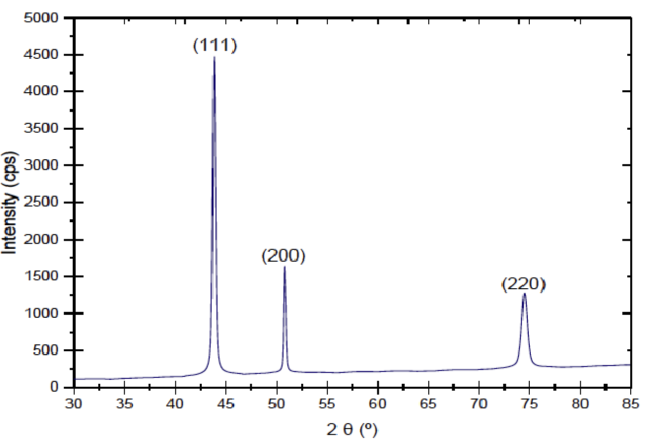
#> input picture scripts/output/figure_3/figure_3.png, 1298 x 892 px (shown at 1/2 size)
$ python digitize_figure.py examples/figure_3.png output/
#> lines starting #> are read from the running program, lines starting #| are printed output that depends on the picture; after the words box and inside, x2 and y2 are one past the last pixel; in counts of white or black regions, pixels touching at a corner belong together
### xrd_digitization/axis_sidecar.py
"""Persist and reload axis calibration for text-stripped (e.g. ClipDrop) figures.

Calibrate on the original image, save a sidecar, then digitize the cleaned PNG
by reusing the saved crop bbox and AxisCalibrationResult — never re-OCR or
re-crop the cleaned image.
"""

from __future__ import annotations

import json
import logging
from dataclasses import dataclass
from pathlib import Path
from typing import Any

import cv2
import numpy as np

from xrd_digitization.calibrate_axes import (
    _select_arithmetic_number_sequence,
    calibrate_axes,
)
from xrd_digitization.crop_plot_area import crop_plot_area
from xrd_digitization.types import AxisCalibrationResult, PlotCropResult

LOGGER = logging.getLogger(__name__)

MIN_OCR_TICK_PAIRS = 3
MIN_OCR_CONFIDENCE = 0.55
MAX_X_SPAN_DEG = 120.0
MIN_X_SPAN_DEG = 15.0
SIDECAR_SCHEMA_VERSION = 1


@dataclass(frozen=True)
class AxisSidecar:
    """Saved axis calibration plus the geometry needed to reuse it on a clean image."""

    calibration: AxisCalibrationResult
    image_width: int
    image_height: int
    plot_crop_bbox: tuple[int, int, int, int]
    source_image: str
    warnings: list[str]


class AxisSidecarError(ValueError):
    """Invalid or unusable axis sidecar."""


# [207 lines left out: functions axis_calibration_to_dict, axis_calibration_from_dict, _arithmetic_tick_warnings, x_calibration_is_usable, sidecar_to_dict, sidecar_from_dict and 5 more, not called in this run]


def build_sidecar_from_image(
    image_bgr: np.ndarray,
    *,
    source_image: str,
) -> AxisSidecar:
    """Calibrate axes on an original (text-bearing) figure and package a sidecar."""
    plot_crop = crop_plot_area(image_bgr)
    calibration = calibrate_axes(plot_crop, full_image_bgr=image_bgr)
    warnings = list(calibration.warnings)
    warnings.extend(_arithmetic_tick_warnings(calibration.tick_pairs))
    usable, reasons = x_calibration_is_usable(calibration)
    if not usable:
        warnings.extend(reasons)
        warnings.append("x_calibration_unusable")
    height, width = image_bgr.shape[:2]
    return AxisSidecar(
        calibration=calibration,
        image_width=int(width),
        image_height=int(height),
        plot_crop_bbox=(
            int(plot_crop.bbox[0]),
            int(plot_crop.bbox[1]),
            int(plot_crop.bbox[2]),
            int(plot_crop.bbox[3]),
        ),
        source_image=source_image,
        warnings=warnings,
    )


def extract_axis_sidecar_for_path(
    image_path: Path,
    *,
    output_path: Path | None = None,
) -> AxisSidecar:
    """Load an original PNG, calibrate, and write ``*.axes.json`` beside it."""
    image_path = Path(image_path)
    image_bgr = cv2.imread(str(image_path))
#> image_bgr is the input picture: shape (892, 1298, 3); mean B, G, R 246.5, 245.9, 246
    if image_bgr is None:
        raise AxisSidecarError(f"Could not load image: {image_path}")
    sidecar = build_sidecar_from_image(image_bgr, source_image=image_path.name)
    out = output_path or image_path.with_name(f"{image_path.stem}.axes.json")
    save_axis_sidecar(out, sidecar)
    LOGGER.info(
        "Wrote axis sidecar %s (method=%s x=[%.3f,%.3f] ticks=%d)",
        out.name,
        sidecar.calibration.method,
        sidecar.calibration.x_min,
        sidecar.calibration.x_max,
        len(sidecar.calibration.tick_pairs),
    )
    return sidecar


# [30 lines left out: function load_sidecar_for_digitize, not called in this run]

### xrd_digitization/crop_plot_area.py
from __future__ import annotations

from pathlib import Path

import cv2
import numpy as np

from xrd_digitization.types import PlotCropResult

MIN_PLOT_WIDTH = 40
MIN_PLOT_HEIGHT = 40


def _detect_axis_lines(gray: np.ndarray) -> tuple[int | None, int | None, int | None, int | None]:
    """Return (left, right, top, bottom) plot bounds from axis-like lines."""
    height, width = gray.shape
    blur = cv2.GaussianBlur(gray, (3, 3), 0)
    edges = cv2.Canny(blur, 40, 120)
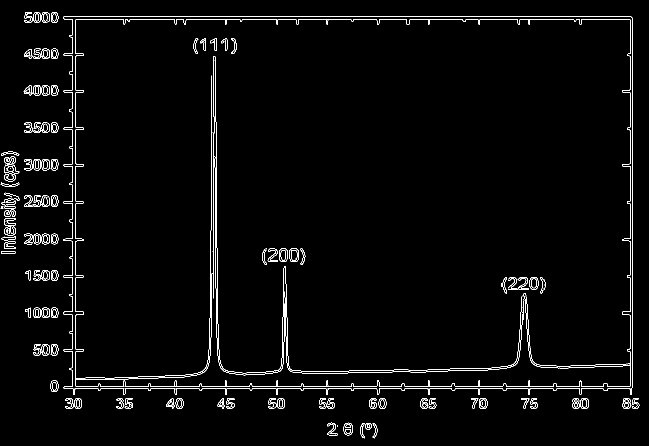
#> edges: shape (892, 1298) (shown at 1/2 size); 2.2% white in thin lines or dots

    vertical_kernel = cv2.getStructuringElement(cv2.MORPH_RECT, (1, max(15, height // 20)))
    horizontal_kernel = cv2.getStructuringElement(cv2.MORPH_RECT, (max(15, width // 20), 1))

    vertical = cv2.morphologyEx(edges, cv2.MORPH_CLOSE, vertical_kernel)
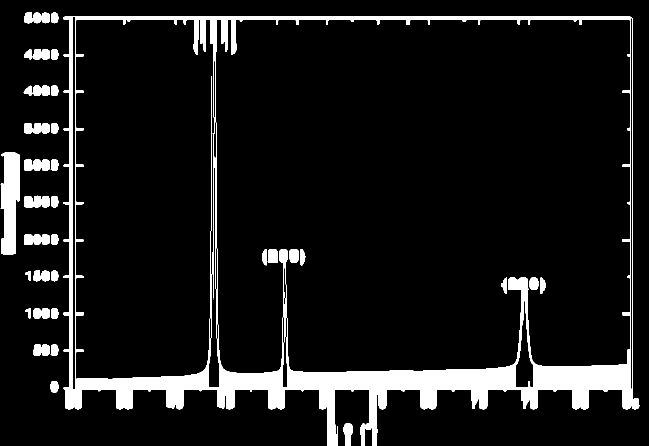
#> vertical: shape (892, 1298) (shown at 1/2 size); 9% white; 50 white regions (4 under 20 px), largest, box (x1, y1, x2, y2) and area: (127, 33, 1279, 892) 82779, (1, 304, 39, 509) 5853, (48, 391, 100, 415) 1031
    horizontal = cv2.morphologyEx(edges, cv2.MORPH_CLOSE, horizontal_kernel)
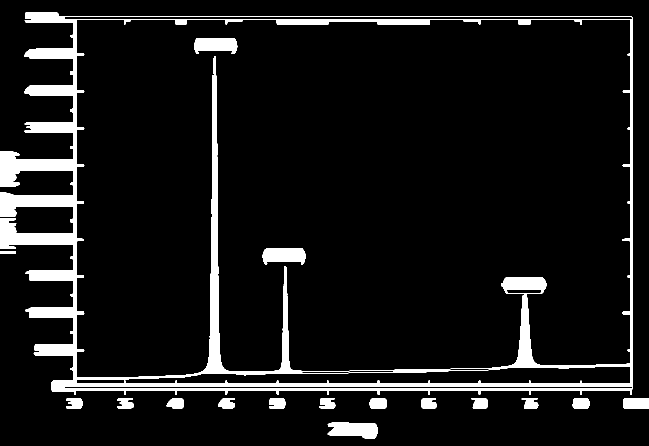
#> horizontal: shape (892, 1298) (shown at 1/2 size); 7.9% white; 21 white regions, largest, box (x1, y1, x2, y2) and area: (0, 24, 1266, 790) 75311, (655, 845, 756, 877) 2553, (525, 497, 612, 530) 2304

    left_scores = vertical[:, : int(width * 0.35)].sum(axis=0)
#> left_scores = 454 values, max 200430 at index 139, min 0 at index 0, mean 25031.6
    right_scores = vertical[:, int(width * 0.65) :].sum(axis=0)
#> right_scores = 455 values, max 199665 at index 417, min 0 at index 436, mean 17740.7
#> (the rest of the program and of its run is left out)
